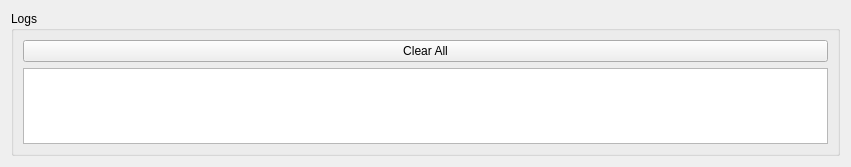
<?xml version="1.0" encoding="UTF-8"?>
<ui version="4.0">
 <class>LogsWindow</class>
 <widget class="QWidget" name="LogsWindow">
  <property name="geometry">
   <rect>
    <x>0</x>
    <y>0</y>
    <width>851</width>
    <height>167</height>
   </rect>
  </property>
  <property name="windowTitle">
   <string>Log viewer</string>
  </property>
  <layout class="QGridLayout" name="gridLayout">
   <item row="0" column="1">
    <widget class="QGroupBox" name="groupBox">
     <property name="title">
      <string>Logs</string>
     </property>
     <layout class="QGridLayout" name="gridLayout_2">
      <item row="1" column="0">
       <widget class="QTextBrowser" name="logText"/>
      </item>
      <item row="0" column="0">
       <layout class="QHBoxLayout" name="horizontalLayout">
        <item>
         <widget class="QPushButton" name="clearAllButton">
          <property name="text">
           <string>Clear All</string>
          </property>
         </widget>
        </item>
       </layout>
      </item>
     </layout>
    </widget>
   </item>
  </layout>
 </widget>
 <resources>
  <include location="../icons.qrc"/>
 </resources>
 <connections/>
</ui>
